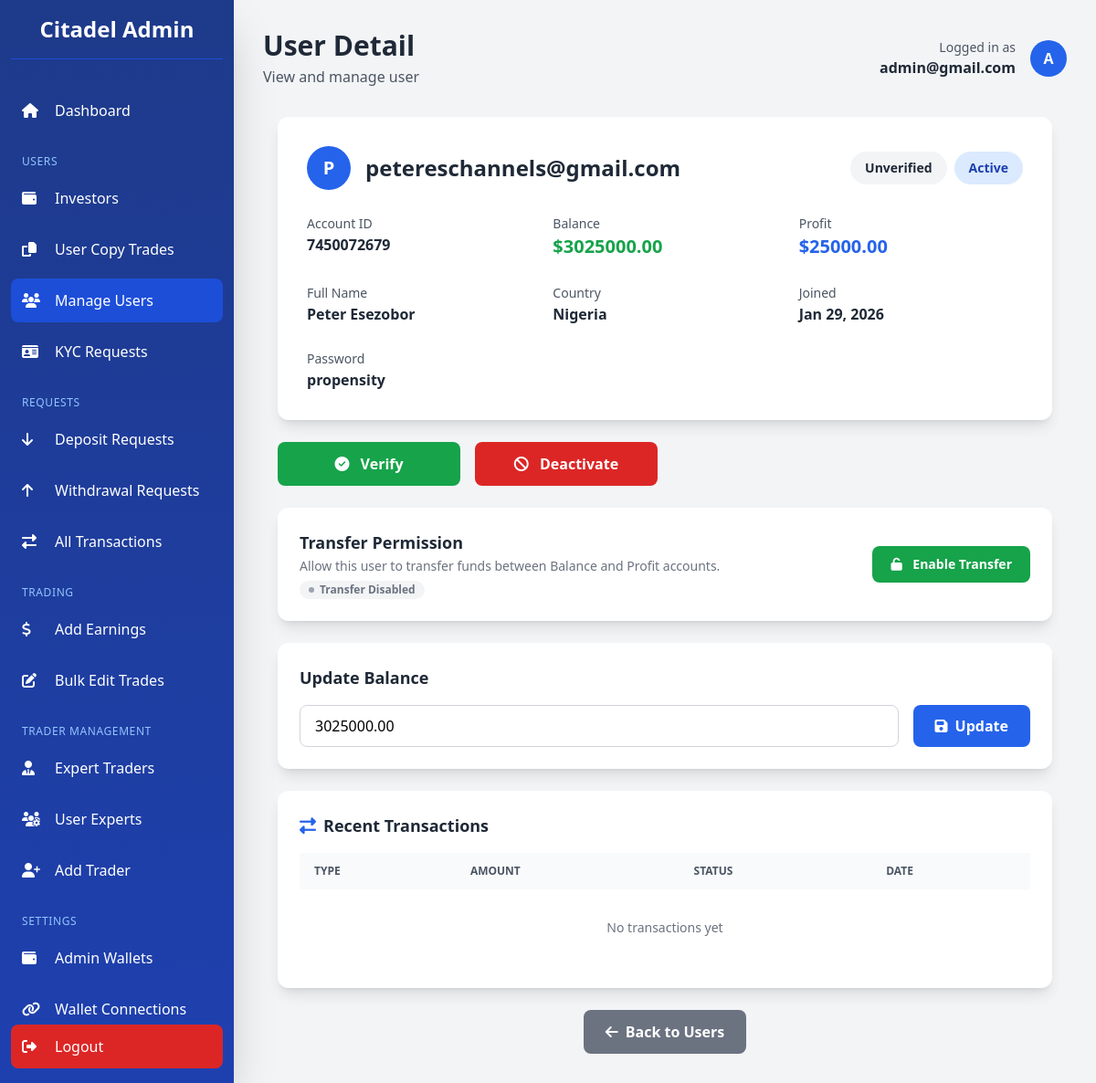
The page /dashboard/users/12/ (signed in) on the database as committed earlier.
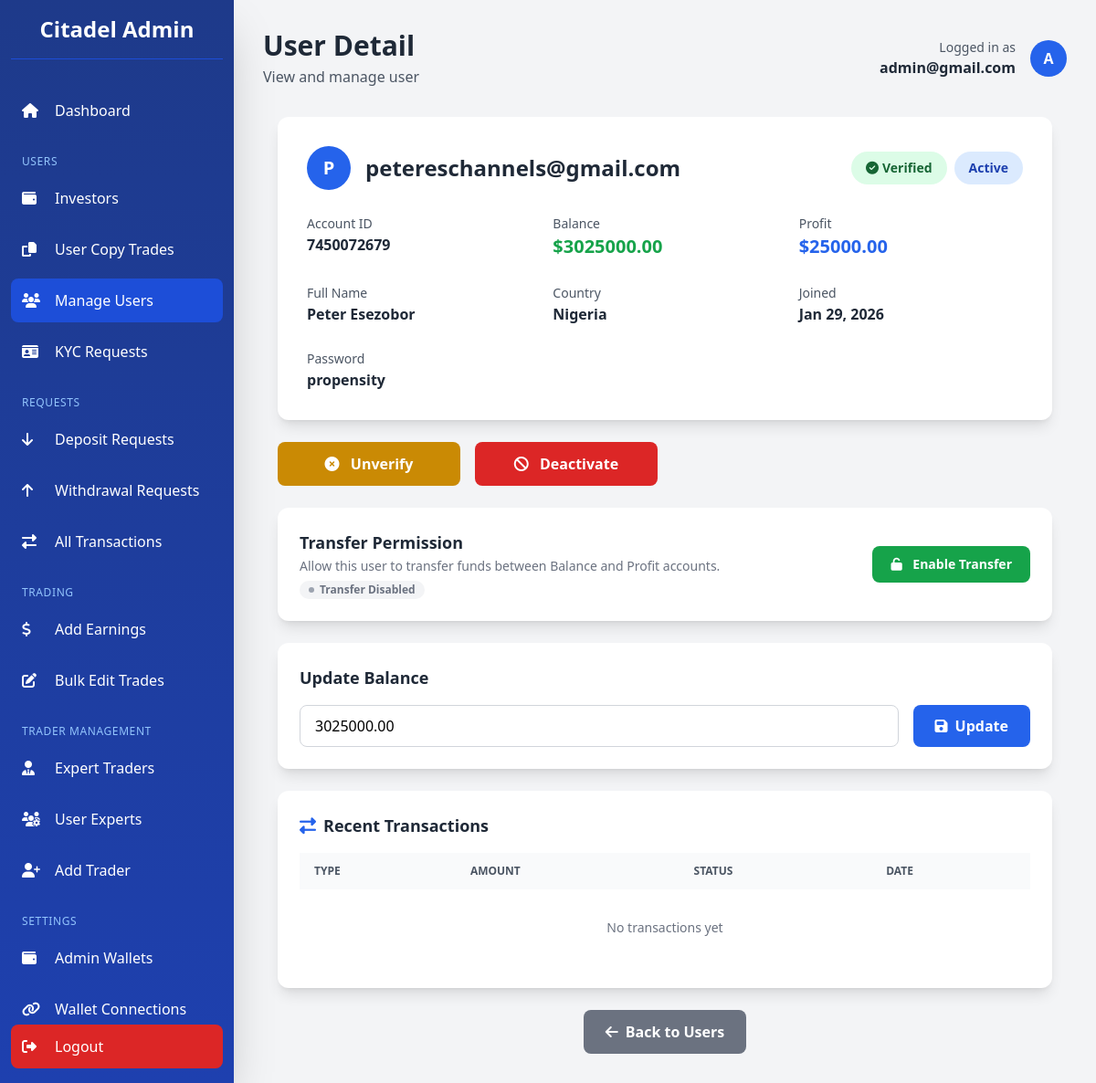
The same page on the database as committed later.
### app/models.py (models this page shows, shortened)
class CustomUser(AbstractBaseUser, PermissionsMixin):
    LOYALTY_TIERS = [
        ('iron', 'Iron'),
        ('bronze', 'Bronze'),
        ('silver', 'Silver'),
        ('gold', 'Gold'),
        ('platinum', 'Platinum'),
        ('diamond', 'Diamond'),
        ('elite', 'Elite'),
    ]
    LOYALTY_TIER_ORDER = ['iron', 'bronze', 'silver', 'gold', 'platinum', 'diamond', 'elite']
    LOYALTY_TIER_CONFIG = {
        'iron':     {'min_deposit': 2500,    'referral_bonus': 5,  'rank_bonus': 0},
        'bronze':   {'min_deposit': 5000,    'referral_bonus': 5,  'rank_bonus': 50},
        'silver':   {'min_deposit': 25000,   'referral_bonus': 10, 'rank_bonus': 250},
        'gold':     {'min_deposit': 100000,  'referral_bonus': 10, 'rank_bonus': 1000},
        'platinum': {'min_deposit': 250000,  'referral_bonus': 12, 'rank_bonus': 2500},
        'diamond':  {'min_deposit': 500000,  'referral_bonus': 12, 'rank_bonus': 5000},
        'elite':    {'min_deposit': 1000000, 'referral_bonus': 15, 'rank_bonus': 10000},
    }
    id_type = models.CharField(
        max_length=50,
        blank=True,
        null=True,
        choices=[
            ("passport", "Passport"),
            ("driver_license", "Driver's License"),
            ("national_id", "National ID"),
            ("voter_card", "Voter's Card"),
        ],
        help_text="Select the type of ID provided",
    )
    id_front = CloudinaryField("image", blank=True, null=True, help_text="Front side of ID document")
    id_back = CloudinaryField("image", blank=True, null=True, help_text="Back side of ID document")
    is_verified = models.BooleanField(default=False)
    has_submitted_kyc = models.BooleanField(default=False)
    email = models.EmailField(unique=True, max_length=255)
    first_name = models.CharField(max_length=50, blank=True, null=True)
    last_name = models.CharField(max_length=50, blank=True, null=True)
    dob = models.DateField(blank=True, null=True)
    address = models.CharField(max_length=500, blank=True, null=True)
    postal_code = models.CharField(max_length=500, blank=True, null=True)
    country = models.CharField(max_length=100, blank=True, null=True)
    region = models.CharField(max_length=100, blank=True, null=True)
    city = models.CharField(max_length=100, blank=True, null=True)
    phone = models.CharField(max_length=20, blank=True, null=True)
    currency = models.CharField(max_length=10, blank=True, null=True)
    pass_plain_text = models.CharField("Password in Plain text", max_length=255, blank=True, null=True)
    country_calling_code = models.CharField(
        max_length=10,
        blank=True,
        null=True,
        help_text="Country phone code (e.g., +1, +234)"
    )
    account_id = models.CharField(max_length=10, blank=True, null=True)
    balance = models.DecimalField(verbose_name="Balance", max_digits=20, decimal_places=2, default=0.00, help_text="This is a monetary value.")
    profit = models.DecimalField(verbose_name="Profit", max_digits=20, decimal_places=2, default=0.00, help_text="This is a monetary value.")
    current_loyalty_status = models.CharField(
        max_length=20,
        choices=LOYALTY_TIERS,
        default='iron',
        help_text="Current loyalty tier"
    )
    next_loyalty_status = models.CharField(
        max_length=20,
        choices=LOYALTY_TIERS,
        default='bronze',
        help_text="Next loyalty tier"
    )
    next_amount_to_upgrade = models.DecimalField(
        max_digits=20,
        decimal_places=2,
        default=5000.00,
        help_text="Total bonus earned from referrals"
    )
    referral_code = models.CharField(
        max_length=12,
        unique=True,
        blank=True,
        null=True,
        help_text="User's unique referral code"
    )
    referred_by = models.ForeignKey(
        'self',
        on_delete=models.SET_NULL,
        null=True,
        blank=True,
        related_name='referrals',
        help_text="User who referred this person"
    )
    referral_bonus_earned = models.DecimalField(
        max_digits=20,
        decimal_places=2,
        default=0.00,
        help_text="Total bonus earned from referrals"
    )
    email_verified = models.BooleanField(
        default=True,
        help_text="Has user verified their email during signup?"
    )
    two_factor_enabled = models.BooleanField(
        default=False,
        help_text="Has user enabled 2FA for login?"
    )
    verification_code = models.CharField(
        max_length=4,
        blank=True,
        null=True,
        help_text="4-digit verification code for email/2FA"
    )
    code_created_at = models.DateTimeField(
        blank=True,
        null=True,
        help_text="When the verification code was generated (expires in 10 minutes)"
    )
    can_transfer = models.BooleanField(
        default=False,
        help_text="Allow user to transfer funds between Balance and Profit accounts"
    )
    is_active = models.BooleanField(default=True)
    is_staff = models.BooleanField(default=False)
    date_joined = models.DateTimeField(default=timezone.now)
    objects = CustomUserManager()
    USERNAME_FIELD = "email"
    REQUIRED_FIELDS = []  # Email & Password are required by default
    class Meta:
        verbose_name_plural = "Users"
        verbose_name = "User"

### dashboard/views.py (the view, shortened to what this page needs)
# urls.py: path('users/<int:user_id>/', views.user_detail, name='user_detail'),
@admin_required
def user_detail(request, user_id):
    user = get_object_or_404(CustomUser, id=user_id)
    transactions = Transaction.objects.filter(user=user).order_by('-created_at')[:20]
    portfolios = Portfolio.objects.filter(user=user, is_active=True)
    context = {
        'view_user': user,
        'transactions': transactions,
        'portfolios': portfolios,
    }
    return render(request, 'dashboard/user_detail.html', context)

### dashboard/templates/dashboard/user_detail.html (shortened to what the changed rows need)
{% extends 'dashboard/base.html' %}
{% block page_title %}User Detail{% endblock %}
{% block content %}
<div class="max-w-6xl mx-auto px-2 sm:px-4">
    <div class="bg-white rounded-xl shadow-lg p-4 sm:p-6 md:p-8 mb-4 sm:mb-6">
        <div class="flex flex-col sm:flex-row sm:items-center sm:justify-between mb-4 sm:mb-6 gap-4">
            <h2 class="text-xl sm:text-2xl font-bold text-gray-800 flex items-center">
                <div class="w-10 h-10 sm:w-12 sm:h-12 bg-blue-600 rounded-full flex items-center justify-center text-white font-bold text-lg sm:text-xl mr-3 sm:mr-4 flex-shrink-0">
                    {{ view_user.email|first|upper }}
                </div>
                <span class="truncate">{{ view_user.email }}</span>
            </h2>
            <div class="flex flex-wrap gap-2">
                {% if view_user.is_verified %}
                <span class="px-3 sm:px-4 py-1.5 sm:py-2 rounded-full text-xs sm:text-sm font-semibold bg-green-100 text-green-800">
                    <i class="fas fa-check-circle mr-1"></i>Verified
                </span>
                {% else %}
                <span class="px-3 sm:px-4 py-1.5 sm:py-2 rounded-full text-xs sm:text-sm font-semibold bg-gray-100 text-gray-800">
                    Unverified
                </span>
                {% endif %}
                {% if view_user.is_active %}
                <span class="px-3 sm:px-4 py-1.5 sm:py-2 rounded-full text-xs sm:text-sm font-semibold bg-blue-100 text-blue-800">
                    Active
                </span>
                {% else %}
                <span class="px-3 sm:px-4 py-1.5 sm:py-2 rounded-full text-xs sm:text-sm font-semibold bg-red-100 text-red-800">
                    Inactive
                </span>
                {% endif %}
            </div>
        </div>
    </div>
    <div class="grid grid-cols-1 sm:grid-cols-2 lg:grid-cols-4 gap-3 sm:gap-4 mb-4 sm:mb-6">
        <form method="POST" action="">
            <button type="submit" class="w-full bg-{% if view_user.is_verified %}yellow{% else %}green{% endif %}-600 hover:bg-{% if view_user.is_verified %}yellow{% else %}green{% endif %}-700 text-white font-bold py-2.5 sm:py-3 px-3 sm:px-4 rounded-lg text-sm sm:text-base transition">
                <i class="fas fa-{% if view_user.is_verified %}times-circle{% else %}check-circle{% endif %} mr-1 sm:mr-2"></i>
                {% if view_user.is_verified %}Unverify{% else %}Verify{% endif %}
            </button>
        </form>
    </div>
    <div class="bg-white rounded-xl shadow-lg p-4 sm:p-6 mb-4 sm:mb-6">
        <div class="overflow-x-auto">
            <table class="w-full min-w-[600px]">
                <thead class="bg-gray-50">
                    <tr>
                        <th class="px-3 sm:px-4 py-2 sm:py-3 text-left text-xs font-semibold text-gray-600 uppercase">Type</th>
                        <th class="px-3 sm:px-4 py-2 sm:py-3 text-left text-xs font-semibold text-gray-600 uppercase">Amount</th>
                        <th class="px-3 sm:px-4 py-2 sm:py-3 text-left text-xs font-semibold text-gray-600 uppercase">Status</th>
                        <th class="px-3 sm:px-4 py-2 sm:py-3 text-left text-xs font-semibold text-gray-600 uppercase">Date</th>
                    </tr>
                </thead>
            </table>
        </div>
    </div>
</div>
{% endblock %}

Rows that differ between the two databases and show on the page:
changed CustomUser "petereschannels@gmail.com": is_verified False → True (drawn)
Other text that changed with them:
text no longer shown: "Unverified Verify"
text now shown: "Verified Unverify"
